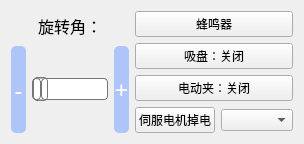
           <widget class="QWidget" name="widget_2" native="true">
            <layout class="QHBoxLayout" name="horizontalLayout_6" stretch="3,1">
             <item>
              <layout class="QVBoxLayout" name="verticalLayout_7">
               <item>
                <layout class="QVBoxLayout" name="verticalLayout_13" stretch="1,3">
                 <item>
                  <widget class="QLabel" name="label_angle">
                   <property name="font">
                    <font>
                     <family>楷体</family>
                     <pointsize>12</pointsize>
                    </font>
                   </property>
                   <property name="text">
                    <string>旋转角：</string>
                   </property>
                   <property name="alignment">
                    <set>Qt::AlignCenter</set>
                   </property>
                  </widget>
                 </item>
                 <item>
                  <layout class="QHBoxLayout" name="horizontalLayout_9" stretch="1,5,1">
                   <item>
                    <widget class="QPushButton" name="angle_cut">
                     <property name="sizePolicy">
                      <sizepolicy hsizetype="Preferred" vsizetype="Preferred">
                       <horstretch>0</horstretch>
                       <verstretch>0</verstretch>
                      </sizepolicy>
                     </property>
                     <property name="font">
                      <font>
                       <family>楷体</family>
                       <pointsize>18</pointsize>
                      </font>
                     </property>
                     <property name="styleSheet">
                      <string notr="true">QPushButton{background-color: rgb(174, 197, 250);}
QPushButton:hover{background-color:  rgb(168, 188, 238);}
QPushButton{color: rgb(255, 255, 255);}
QPushButton{border-radius:5px;}</string>
                     </property>
                     <property name="text">
                      <string>-</string>
                     </property>
                    </widget>
                   </item>
                   <item>
                    <widget class="QSlider" name="angle_slider">
                     <property name="sizePolicy">
                      <sizepolicy hsizetype="Preferred" vsizetype="Preferred">
                       <horstretch>0</horstretch>
                       <verstretch>0</verstretch>
                      </sizepolicy>
                     </property>
                     <property name="styleSheet">
                      <string notr="true">QSlider::groove:horizontal {
border: 1px solid #bbb;
background: white;
height: 20px;
border-radius: 4px;
}
QSlider::sub-page:horizontal {
background: qlineargradient(x1: 0, y1: 0, x2: 0, y2: 1,
stop: 0 #66e, stop: 1 #bbf);
background: qlineargradient(x1: 0, y1: 0.2, x2: 1, y2: 1,
stop: 0 #bbf, stop: 1 #55f);
border: 1px solid #777;
height: 20px;
border-radius: 4px;
}
QSlider::add-page:horizontal {
background: #fff;
border: 1px solid #777;
height: 20px;
border-radius: 4px;
}
QSlider::handle:horizontal {
background: qlineargradient(x1:0, y1:0, x2:1, y2:1,
stop:0 #eee, stop:1 #ccc);
border: 1px solid #777;
width: 13px;
margin-top: -2px;
margin-bottom: -2px;
border-radius: 4px;
}
QSlider::handle:horizontal:hover {
background: qlineargradient(x1:0, y1:0, x2:1, y2:1,
stop:0 #fff, stop:1 #ddd);
border: 1px solid #444;
border-radius: 4px;
}
QSlider::sub-page:horizontal:disabled {
background: #bbb;
border-color: #999;
}
QSlider::add-page:horizontal:disabled {
background: #eee;
border-color: #999;
}
QSlider::handle:horizontal:disabled {
background: #eee;
border: 1px solid #aaa;
border-radius: 4px;
}</string>
                     </property>
                     <property name="maximum">
                      <number>1000</number>
                     </property>
                     <property name="pageStep">
                      <number>1</number>
                     </property>
                     <property name="orientation">
                      <enum>Qt::Horizontal</enum>
                     </property>
                    </widget>
                   </item>
                   <item>
                    <widget class="QPushButton" name="angle_add">
                     <property name="sizePolicy">
                      <sizepolicy hsizetype="Preferred" vsizetype="Preferred">
                       <horstretch>0</horstretch>
                       <verstretch>0</verstretch>
                      </sizepolicy>
                     </property>
                     <property name="font">
                      <font>
                       <family>楷体</family>
                       <pointsize>18</pointsize>
                      </font>
                     </property>
                     <property name="styleSheet">
                      <string notr="true">QPushButton{background-color: rgb(174, 197, 250);}
QPushButton:hover{background-color:  rgb(168, 188, 238);}
QPushButton{color: rgb(255, 255, 255);}
QPushButton{border-radius:5px;}</string>
                     </property>
                     <property name="text">
                      <string>+</string>
                     </property>
                    </widget>
                   </item>
                  </layout>
                 </item>
                </layout>
               </item>
              </layout>
             </item>
             <item>
              <layout class="QVBoxLayout" name="verticalLayout">
               <item>
                <widget class="QPushButton" name="buzz_button">
                 <property name="sizePolicy">
                  <sizepolicy hsizetype="Preferred" vsizetype="Preferred">
                   <horstretch>0</horstretch>
                   <verstretch>0</verstretch>
                  </sizepolicy>
                 </property>
                 <property name="text">
                  <string>蜂鸣器</string>
                 </property>
                </widget>
               </item>
               <item>
                <widget class="QPushButton" name="pump_button">
                 <property name="sizePolicy">
                  <sizepolicy hsizetype="Preferred" vsizetype="Preferred">
                   <horstretch>0</horstretch>
                   <verstretch>0</verstretch>
                  </sizepolicy>
                 </property>
                 <property name="text">
                  <string>吸盘：关闭</string>
                 </property>
                </widget>
               </item>
               <item>
                <widget class="QPushButton" name="gripper_button">
                 <property name="sizePolicy">
                  <sizepolicy hsizetype="Preferred" vsizetype="Preferred">
                   <horstretch>0</horstretch>
                   <verstretch>0</verstretch>
                  </sizepolicy>
                 </property>
                 <property name="text">
                  <string>电动夹：关闭</string>
                 </property>
                </widget>
               </item>
               <item>
                <layout class="QHBoxLayout" name="horizontalLayout_4" stretch="2,1">
                 <item>
                  <widget class="QPushButton" name="motor_button">
                   <property name="sizePolicy">
                    <sizepolicy hsizetype="Preferred" vsizetype="Preferred">
                     <horstretch>0</horstretch>
                     <verstretch>0</verstretch>
                    </sizepolicy>
                   </property>
                   <property name="text">
                    <string>伺服电机掉电</string>
                   </property>
                  </widget>
                 </item>
                 <item>
                  <widget class="QComboBox" name="comboBox_place"/>
                 </item>
                </layout>
               </item>
              </layout>
             </item>
            </layout>
           </widget>
